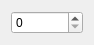
<?xml version="1.0" encoding="UTF-8"?>
<ui version="4.0">
 <class>Form</class>
 <widget class="QWidget" name="Form">
  <property name="geometry">
   <rect>
    <x>0</x>
    <y>0</y>
    <width>94</width>
    <height>44</height>
   </rect>
  </property>
  <property name="windowTitle">
   <string>Form</string>
  </property>
  <layout class="QGridLayout" name="gridLayout">
   <item row="0" column="0">
    <widget class="QSpinBox" name="spinBox"/>
   </item>
  </layout>
 </widget>
 <resources/>
 <connections/>
</ui>
